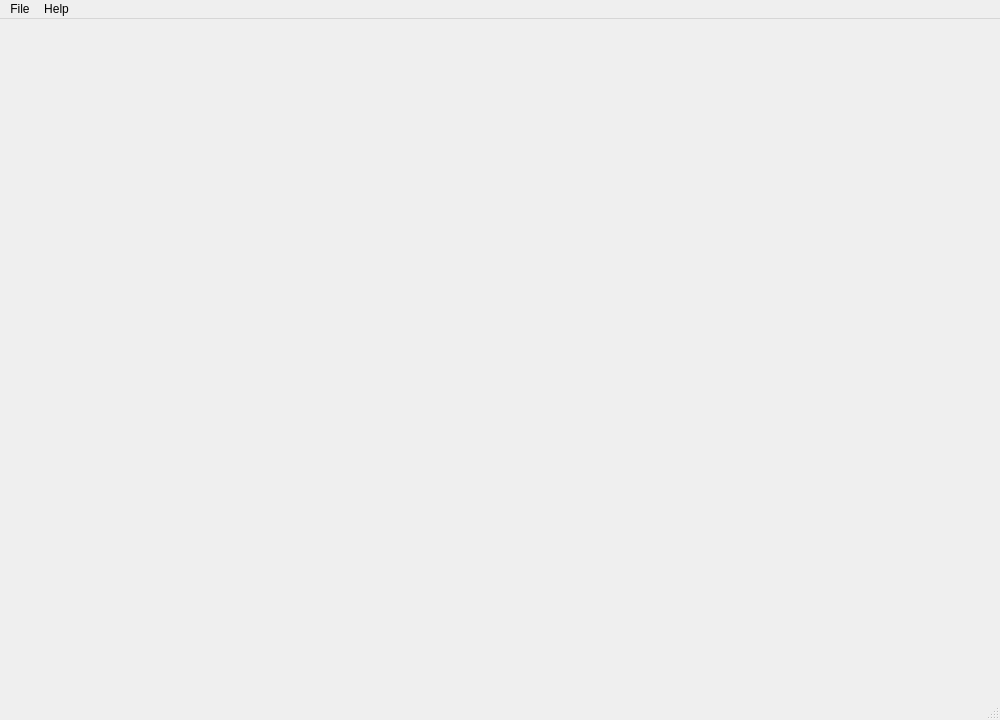
<?xml version="1.0" encoding="UTF-8"?>
<ui version="4.0">
 <class>lifssa</class>
 <widget class="QMainWindow" name="lifssa">
  <property name="geometry">
   <rect>
    <x>0</x>
    <y>0</y>
    <width>1000</width>
    <height>720</height>
   </rect>
  </property>
  <property name="minimumSize">
   <size>
    <width>1000</width>
    <height>720</height>
   </size>
  </property>
  <property name="windowTitle">
   <string>LIFSsa v0.1</string>
  </property>
  <widget class="QWidget" name="centralwidget"/>
  <widget class="QMenuBar" name="menubar">
   <property name="geometry">
    <rect>
     <x>0</x>
     <y>0</y>
     <width>1000</width>
     <height>21</height>
    </rect>
   </property>
   <widget class="QMenu" name="menuFile">
    <property name="title">
     <string>File</string>
    </property>
    <addaction name="actionQuit"/>
   </widget>
   <widget class="QMenu" name="menuHelp">
    <property name="title">
     <string>Help</string>
    </property>
    <addaction name="actionAbout_LIFSsa"/>
   </widget>
   <addaction name="menuFile"/>
   <addaction name="menuHelp"/>
  </widget>
  <widget class="QStatusBar" name="statusbar"/>
  <action name="actionAbout_LIFSsa">
   <property name="text">
    <string>About LIFSsa</string>
   </property>
  </action>
  <action name="actionQuit">
   <property name="text">
    <string>Quit</string>
   </property>
  </action>
 </widget>
 <resources/>
 <connections/>
</ui>
